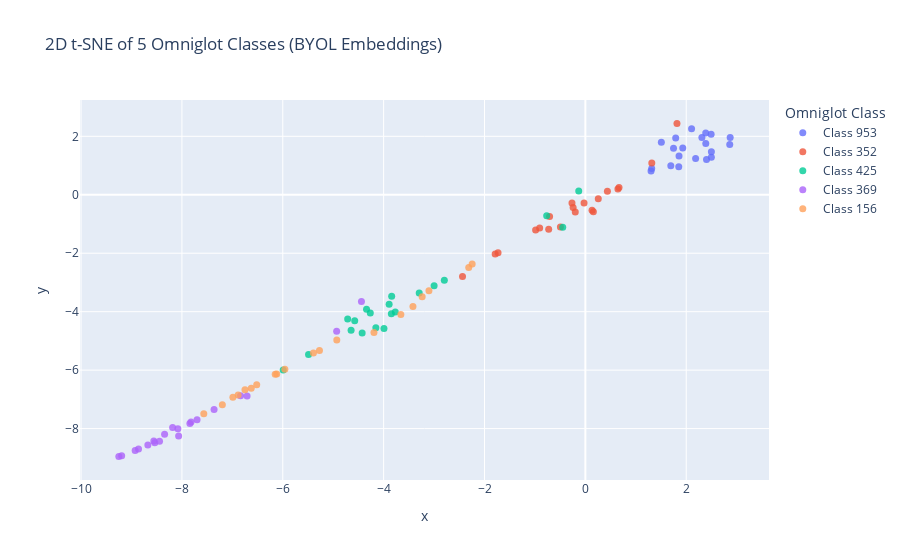

Notebook code cell kept with this figure:
### Code cell
from sklearn.manifold import TSNE

# Compute 2D t-SNE
tsne_2d = TSNE(n_components=2, perplexity=30, init='pca', random_state=42)
X_2d = tsne_2d.fit_transform(X)

# Prepare DataFrame for plotting
df_2d = pd.DataFrame({
    'x': X_2d[:, 0],
    'y': X_2d[:, 1],
    'class': y
})
df_2d = df_2d[df_2d['class'].isin(selected_classes)]
df_2d['class'] = df_2d['class'].map(label_map)

import plotly.express as px

fig2d = px.scatter(
    df_2d, x='x', y='y', color='class',
    title="2D t-SNE of 5 Omniglot Classes (BYOL Embeddings)",
    labels={"class": "Omniglot Class"},
    opacity=0.8
)
fig2d.update_traces(marker=dict(size=7))
fig2d.show()

### Figure 1 — Plotly figure (JSON) as saved in the notebook; plotly's stock layout.template omitted (floating-point values rounded to 4 significant figures)
{"data": [{"hovertemplate": "Omniglot Class=Class 953<br>x=%{x}<br>y=%{y}<extra></extra>", "legendgroup": "Class 953", "marker": {"color": "#636efa", "opacity": 0.8, "size": 7, "symbol": "circle"}, "mode": "markers", "name": "Class 953", "orientation": "v", "showlegend": true, "type": "scatter", "x": [2.498, 1.748, 2.106, 2.871, 1.857, 2.499, 1.507, 2.311, 1.315, 1.852, 1.791, 2.494, 2.388, 2.402, 2.186, 1.694, 1.303, 2.387, 1.931, 2.863], "xaxis": "x", "y": [1.287, 1.592, 2.257, 1.962, 1.329, 1.476, 1.795, 1.963, 0.8999, 0.9595, 1.946, 2.075, 1.752, 1.209, 1.242, 0.995, 0.8131, 2.112, 1.597, 1.719], "yaxis": "y"}, {"hovertemplate": "Omniglot Class=Class 352<br>x=%{x}<br>y=%{y}<extra></extra>", "legendgroup": "Class 352", "marker": {"color": "#EF553B", "opacity": 0.8, "size": 7, "symbol": "circle"}, "mode": "markers", "name": "Class 352", "orientation": "v", "showlegend": true, "type": "scatter", "x": [0.437, 0.6459, -0.2429, -0.7096, -0.9863, -0.02612, 0.1584, -0.2, -1.732, -0.906, 1.817, -2.436, -1.788, -0.7271, 1.317, -0.4947, 0.1324, -0.2654, 0.667, 0.256], "xaxis": "x", "y": [0.1186, 0.1935, -0.4319, -0.7444, -1.204, -0.2787, -0.577, -0.5918, -1.981, -1.133, 2.443, -2.795, -2.024, -1.181, 1.085, -1.099, -0.5335, -0.2772, 0.2452, -0.1322], "yaxis": "y"}, {"hovertemplate": "Omniglot Class=Class 425<br>x=%{x}<br>y=%{y}<extra></extra>", "legendgroup": "Class 425", "marker": {"color": "#00cc96", "opacity": 0.8, "size": 7, "symbol": "circle"}, "mode": "markers", "name": "Class 425", "orientation": "v", "showlegend": true, "type": "scatter", "x": [-0.767, -2.999, -0.4487, -3.84, -3.295, -3.847, -0.1313, -4.713, -4.426, -4.339, -2.796, -4.264, -3.769, -5.992, -3.993, -3.891, -4.574, -5.489, -4.645, -4.154], "xaxis": "x", "y": [-0.7216, -3.113, -1.107, -3.472, -3.364, -4.068, 0.1266, -4.249, -4.731, -3.921, -2.923, -4.041, -4.012, -5.997, -4.574, -3.749, -4.312, -5.465, -4.634, -4.552], "yaxis": "y"}, {"hovertemplate": "Omniglot Class=Class 369<br>x=%{x}<br>y=%{y}<extra></extra>", "legendgroup": "Class 369", "marker": {"color": "#ab63fa", "opacity": 0.8, "size": 7, "symbol": "circle"}, "mode": "markers", "name": "Class 369", "orientation": "v", "showlegend": true, "type": "scatter", "x": [-6.708, -7.842, -4.932, -8.538, -8.557, -9.195, -7.7, -8.08, -8.065, -7.362, -9.251, -8.927, -8.444, -8.184, -7.819, -6.837, -8.86, -8.675, -4.44, -8.343], "xaxis": "x", "y": [-6.885, -7.825, -4.667, -8.483, -8.428, -8.932, -7.701, -8.002, -8.256, -7.347, -8.959, -8.75, -8.436, -7.961, -7.772, -6.877, -8.701, -8.557, -3.648, -8.191], "yaxis": "y"}, {"hovertemplate": "Omniglot Class=Class 156<br>x=%{x}<br>y=%{y}<extra></extra>", "legendgroup": "Class 156", "marker": {"color": "#FFA15A", "opacity": 0.8, "size": 7, "symbol": "circle"}, "mode": "markers", "name": "Class 156", "orientation": "v", "showlegend": true, "type": "scatter", "x": [-3.419, -6.625, -3.236, -2.313, -3.102, -3.659, -4.929, -5.392, -6.517, -5.273, -7.198, -6.12, -6.15, -7.566, -2.245, -5.959, -6.885, -6.989, -6.75, -4.192], "xaxis": "x", "y": [-3.82, -6.618, -3.488, -2.491, -3.288, -4.092, -4.972, -5.417, -6.503, -5.329, -7.181, -6.13, -6.14, -7.495, -2.364, -5.972, -6.853, -6.926, -6.674, -4.715], "yaxis": "y"}], "layout": {"legend": {"title": {"text": "Omniglot Class"}, "tracegroupgap": 0}, "title": {"text": "2D t-SNE of 5 Omniglot Classes (BYOL Embeddings)"}, "xaxis": {"anchor": "y", "domain": [0, 1], "title": {"text": "x"}}, "yaxis": {"anchor": "x", "domain": [0, 1], "title": {"text": "y"}}}}
